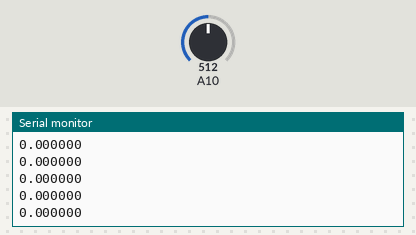
Bench run of a sketch on a simulated Arduino Mega 2560, built with avr-gcc and run on an emulated ATmega2560. Parts: the last lines printed to the serial monitor. The inputs (shaded band) are chosen by the test bench; at power-on: A10 = 512.

Above: at 1.2 s.
1.3 s: A10 set to 716
At 2.1 s:
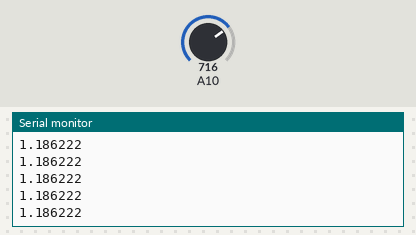
2.8 s: A10 set to 900
At 3.4 s:
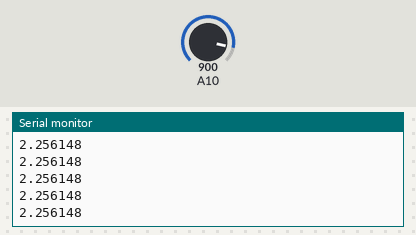
Timing chart, 0 to 5.8 s (numbered marks = the images above; inputs shaded):
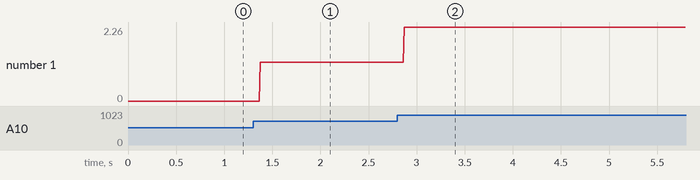

Measured:
- after the input at 1.3 s, the serial monitor: prints a new line after 0.07 s (image 1)
- after the input at 2.8 s, the serial monitor: prints a new line after 0.07 s (image 2)
- plotted number 1: 0 → 1.19 after the input at 1.3 s, 1.19 → 2.25 after the input at 2.8 s

The sketch:

haptic_antigo.ino
```cpp
float theta0;
void setup() {
    // initialize the serial communication:
    Serial.begin(9600);  // set up Serial library at 9600 bps

    theta0 = analogRead(A10);
}

float p=(analogRead(A10)-561)*3.14/(2*270);  //position and conversion in radiants

void loop() {
    p=(analogRead(A10)-theta0)*3.14/(2*270);

    Serial.println(p, 6);
}
```
